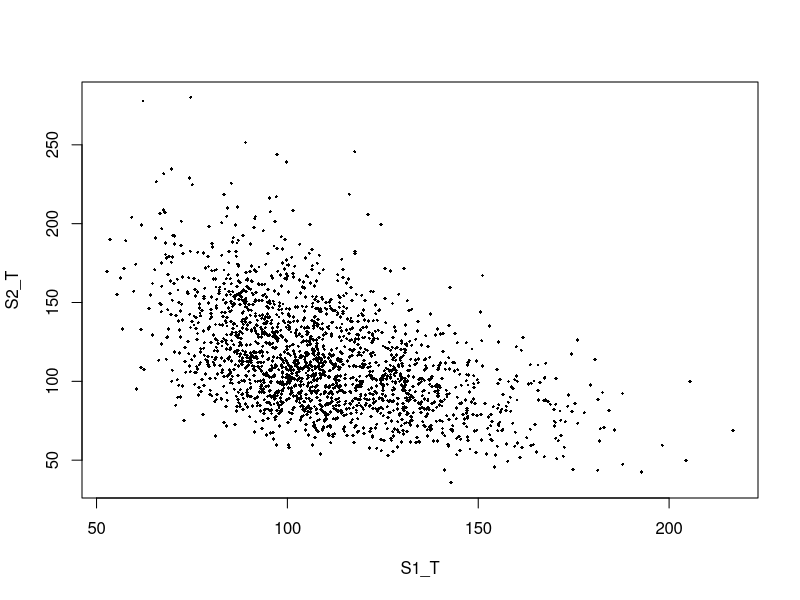
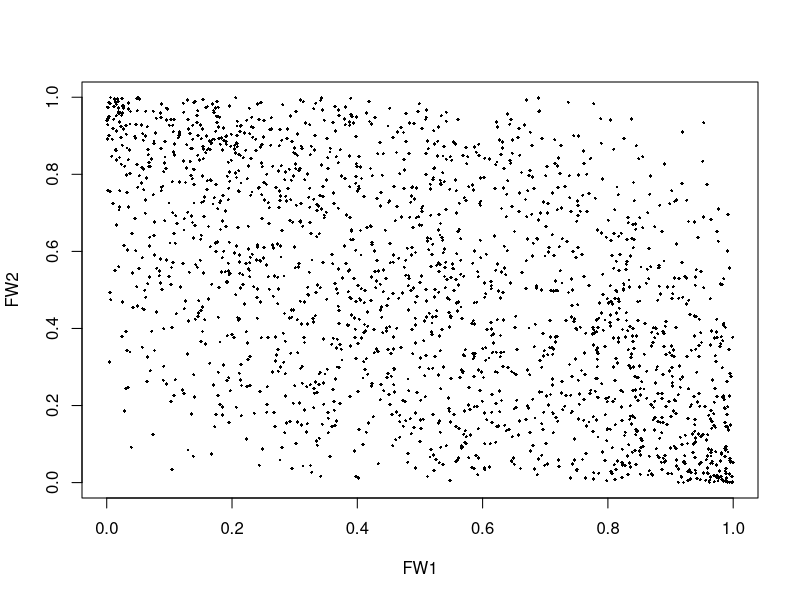
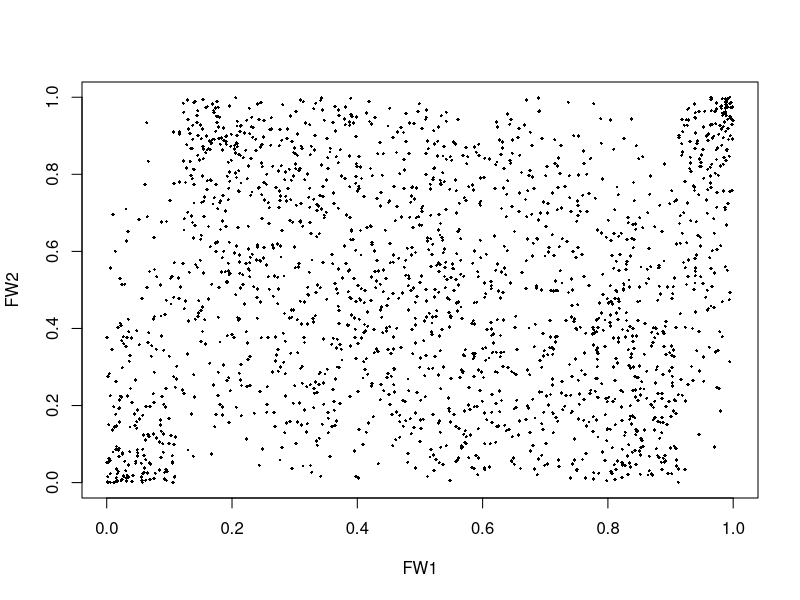
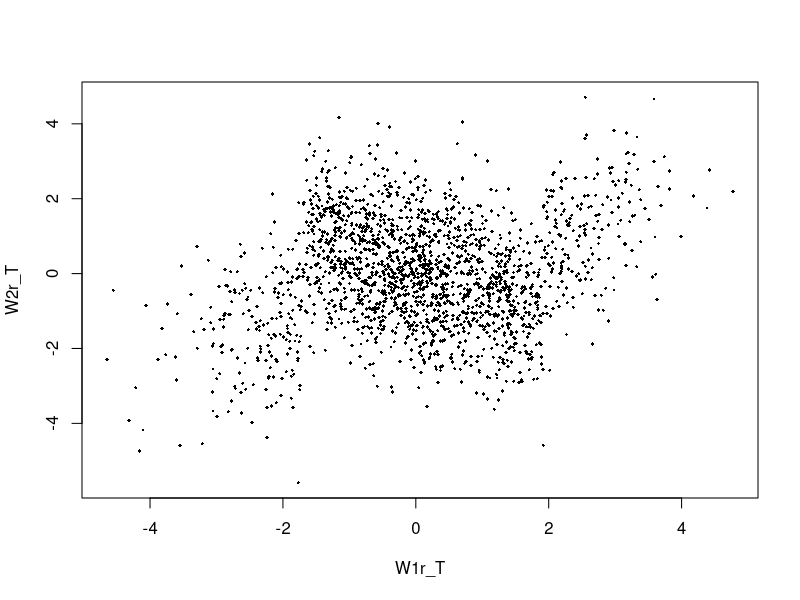
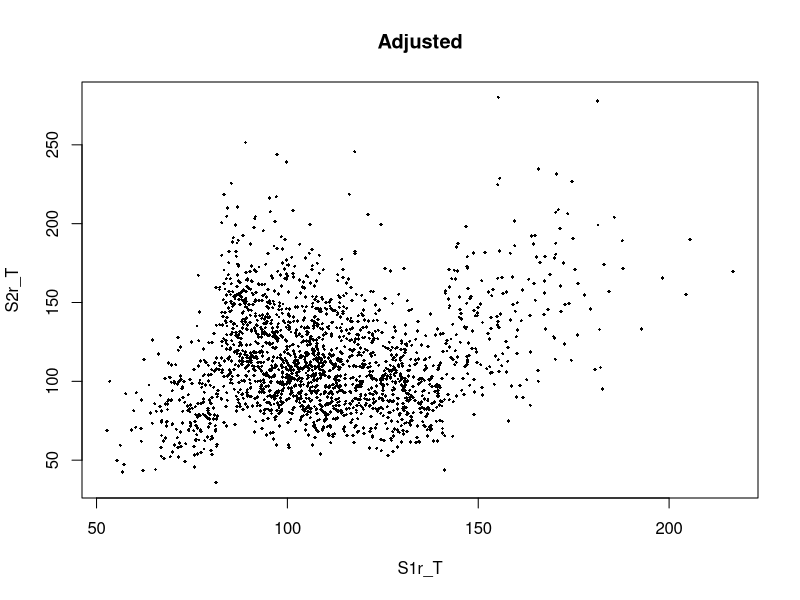

Generate these figures, in order, with R:
# Parameters from Problem 2
S1_0 = 100
S2_0 = 105
sig1 = 0.15
sig2 = 0.2
rho = -0.5  # new correlation
TT = 2
r = 0.04

nsim = 2000

# correlated Brownian motions
W1_T = sqrt(TT)*rnorm(nsim)
W2_T = rho*W1_T + sqrt(1-rho^2)*sqrt(TT)*rnorm(nsim)

# corresponding terminal asset prices
S1_T = S1_0 * exp((r-0.5*sig1^2)*TT + sig1*W1_T)
S2_T = S2_0 * exp((r-0.5*sig2^2)*TT + sig2*W2_T)

# 1. stock price scatter plot
plot(S1_T, S2_T, pch=18, cex=0.5)

# 2. copula scatter plot
FW1 = pnorm(W1_T, sd=sqrt(TT))
FW2 = pnorm(W2_T, sd=sqrt(TT))
plot(FW1, FW2, pch=18, cex=0.5)

# 3. new copula
# for FW1, swap the smallest 10% with the largest 10%
idx_FW1_smallest = order(FW1)[1:200]
idx_FW1_largest = order(FW1, decreasing=T)[1:200]
temp = FW1[idx_FW1_smallest]
FW1[idx_FW1_smallest] = FW1[idx_FW1_largest]
FW1[idx_FW1_largest] = temp

# scatter plot of new copula
plot(FW1, FW2, pch=18, cex=0.5)

# 4. new Brownian motions
W1r_T = qnorm(FW1, sd=sqrt(TT))
W2r_T = qnorm(FW2, sd=sqrt(TT))
plot(W1r_T, W2r_T, pch=18, cex=0.5)

# 5. new terminal asset prices
S1r_T = S1_0*exp((r-0.5*sig1^2)*TT + sig1*W1r_T)
S2r_T = S2_0*exp((r-0.5*sig2^2)*TT + sig2*W2r_T)
plot(S1r_T, S2r_T, pch=18, cex=0.5, main="Adjusted")

# 6. exchange option price
exp(-r*TT)*mean(pmax(S1_T-S2_T,0))   # before
exp(-r*TT)*mean(pmax(S1r_T-S2r_T,0)) # after